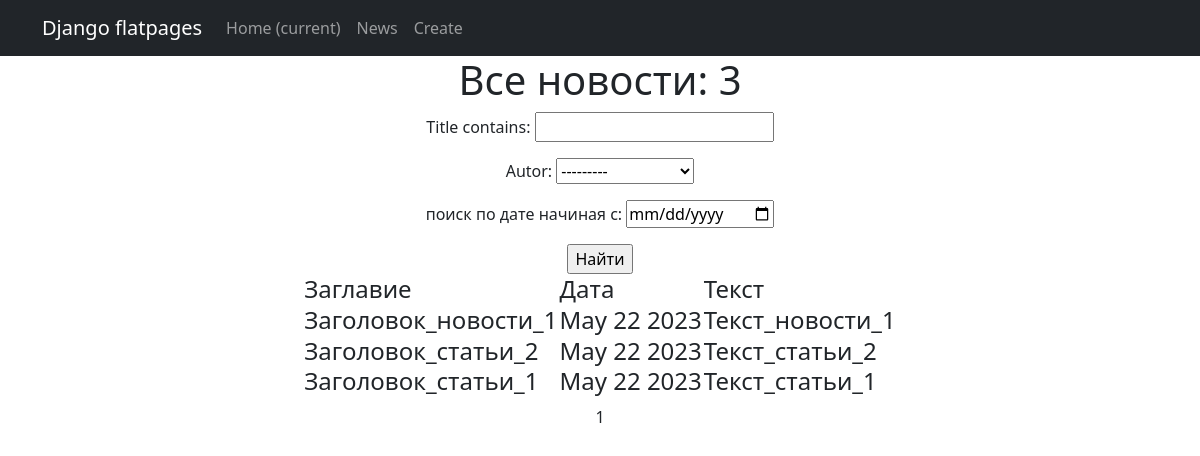
Before: /news/ with the older database file.
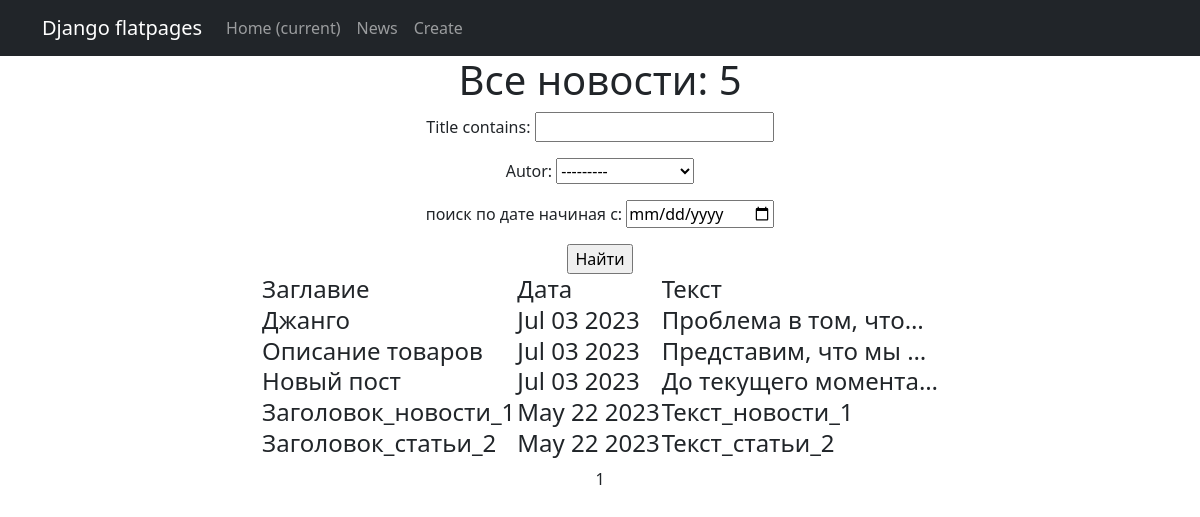
After: the same page with the newer database file.
### news/models.py (models this page shows, shortened)
class Post(models.Model):
    news = 'NW'
    arcticle = 'AR'
    TYPE = [
        (news, 'Новость'),
        (arcticle, 'Статья')
    ]
    post_type = models.CharField(max_length=2,
                                 choices=TYPE,
                                 default=arcticle)
    time_in = models.DateTimeField(auto_now_add=True)
    title = models.CharField(max_length=255)
    text = models.TextField()
    rating = models.SmallIntegerField(default=0)
    autor = models.ForeignKey(Autor, on_delete=models.CASCADE)
    category = models.ManyToManyField(Category, through='PostCategory')

### news/views.py (the view)
# urls.py: path('', PostList.as_view(), name='post_list'),
class PostList(ListView):
    model = Post
    ordering = '-time_in'
    template_name = 'posts.html'
    context_object_name = 'posts'
    paginate_by = 10
    def get_queryset(self):
        queryset = super().get_queryset()
        self.filterset = PostFilter(self.request.GET, queryset)
        return self.filterset.qs
    def get_context_data(self, **kwargs):
        context = super().get_context_data(**kwargs)
        context['filterset'] = self.filterset
        return context

### templates/posts.html (shortened to what this page needs)
{% extends 'flatpages/default.html' %}
{% load custom_filters %}
{% load custom_tags %}
{% block content %}
    <h1>Все новости: {{ posts|length }}</h1>
    <form action="" method="get">
        {{ filterset.form.as_p }}
        <input type="submit" value="Найти" />
    </form>
    {% if posts %}
    <center>
        <h4>
            <table>
                <tr>
                    <td> Заглавие </td>
                    <td> Дата </td>
                    <td> Текст </td>
                </tr>
                {% for post in posts %}
                <tr>
                    <td>{{ post.title }}</td>
                    <td>{{post.time_in|date:'M d Y'}}</td>
                    <td>{{ post.text|truncatechars:20 }}</td>
                </tr>
                {% endfor %}
            </table>
        </h4>
    </center>
    {% else %}
        <h2>Новостей нет</h2>
    {% endif %}
    {{ page_obj.number }}
{% endblock content %}

### templates/flatpages/default.html (shortened to what this page needs)
<!DOCTYPE html>
<html lang="en">
    <head>
        {% load static %}
        <link href="{% static 'css/styles.css' %}" rel="stylesheet" />
    </head>
    <body>
        <nav class="navbar navbar-expand-lg navbar-dark bg-dark static-top">
            <div class="container">
                <a class="navbar-brand" href="#">Django flatpages</a>
                <div class="collapse navbar-collapse" id="navbarResponsive">
                    <ul class="navbar-nav ml-auto">
                        <li class="nav-item active">
                            <a class="nav-link" href="#">Home
                                <span class="sr-only">(current)</span>
                            </a>
                        </li>
                        <li class="nav-item">
                            <a class="nav-link" href="/news/">News</a>
                        </li>
                        <li class="nav-item">
                            <a class="nav-link" href="/news/create/">Create</a>
                        </li>
                    </ul>
                </div>
            </div>
        </nav>
        <div class="container">
            <div class="row">
                <div class="col-lg-12 text-center">
                    {% block content %}{% endblock content %}
                </div>
            </div>
        </div>
    </body>
</html>

Changed rows visible on the page:
removed Post: title "Заголовок_статьи_1", time_in "May 22 2023", text "Текст_статьи_1"
added Post: title "Джанго", time_in "Jul 03 2023", text "Проблема в том, что…"
added Post: title "Описание товаров", time_in "Jul 03 2023", text "Представим, что мы …"
added Post: title "Новый пост", time_in "Jul 03 2023", text "До текущего момента…"
Other visible differences:
{{ posts|length }}: "3" → "5"
